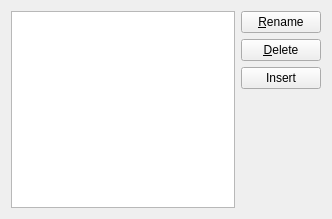
<?xml version="1.0" encoding="UTF-8"?>
<ui version="4.0">
 <class>ManageBookmark</class>
 <widget class="QWidget" name="ManageBookmark">
  <property name="geometry">
   <rect>
    <x>0</x>
    <y>0</y>
    <width>332</width>
    <height>219</height>
   </rect>
  </property>
  <layout class="QGridLayout" name="gridLayout">
   <item row="0" column="0" rowspan="5">
    <widget class="QListWidget" name="bookmarkList"/>
   </item>
   <item row="0" column="1">
    <widget class="QPushButton" name="buttonRename">
     <property name="text">
      <string>&amp;Rename</string>
     </property>
    </widget>
   </item>
   <item row="1" column="1">
    <widget class="QPushButton" name="buttonDelete">
     <property name="text">
      <string>&amp;Delete</string>
     </property>
    </widget>
   </item>
   <item row="2" column="1">
    <widget class="QPushButton" name="buttonInsert">
     <property name="text">
      <string>Insert</string>
     </property>
    </widget>
   </item>
   <item row="3" column="1">
    <spacer name="verticalSpacer">
     <property name="orientation">
      <enum>Qt::Vertical</enum>
     </property>
     <property name="sizeHint" stdset="0">
      <size>
       <width>20</width>
       <height>40</height>
      </size>
     </property>
    </spacer>
   </item>
  </layout>
 </widget>
 <resources/>
 <connections/>
</ui>
